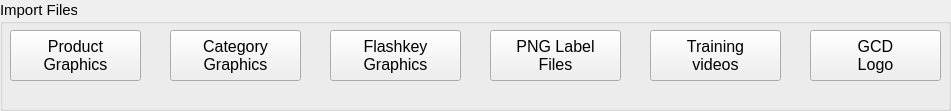
   <widget class="QGroupBox" name="gbImport">
    <property name="geometry">
     <rect>
      <x>1040</x>
      <y>160</y>
      <width>951</width>
      <height>111</height>
     </rect>
    </property>
    <property name="sizePolicy">
     <sizepolicy hsizetype="Fixed" vsizetype="Fixed">
      <horstretch>0</horstretch>
      <verstretch>0</verstretch>
     </sizepolicy>
    </property>
    <property name="minimumSize">
     <size>
      <width>951</width>
      <height>111</height>
     </size>
    </property>
    <property name="maximumSize">
     <size>
      <width>951</width>
      <height>111</height>
     </size>
    </property>
    <property name="font">
     <font>
      <pointsize>11</pointsize>
     </font>
    </property>
    <property name="title">
     <string>Import Files</string>
    </property>
    <widget class="QPushButton" name="btnImportProdGraphics">
     <property name="geometry">
      <rect>
       <x>10</x>
       <y>30</y>
       <width>131</width>
       <height>51</height>
      </rect>
     </property>
     <property name="sizePolicy">
      <sizepolicy hsizetype="Fixed" vsizetype="Fixed">
       <horstretch>0</horstretch>
       <verstretch>0</verstretch>
      </sizepolicy>
     </property>
     <property name="minimumSize">
      <size>
       <width>131</width>
       <height>51</height>
      </size>
     </property>
     <property name="maximumSize">
      <size>
       <width>131</width>
       <height>51</height>
      </size>
     </property>
     <property name="font">
      <font>
       <pointsize>12</pointsize>
      </font>
     </property>
     <property name="text">
      <string>Product
Graphics</string>
     </property>
    </widget>
    <widget class="QPushButton" name="btnImportFlashGraphics">
     <property name="geometry">
      <rect>
       <x>330</x>
       <y>30</y>
       <width>131</width>
       <height>51</height>
      </rect>
     </property>
     <property name="sizePolicy">
      <sizepolicy hsizetype="Fixed" vsizetype="Fixed">
       <horstretch>0</horstretch>
       <verstretch>0</verstretch>
      </sizepolicy>
     </property>
     <property name="minimumSize">
      <size>
       <width>131</width>
       <height>51</height>
      </size>
     </property>
     <property name="maximumSize">
      <size>
       <width>131</width>
       <height>51</height>
      </size>
     </property>
     <property name="font">
      <font>
       <pointsize>12</pointsize>
      </font>
     </property>
     <property name="text">
      <string>Flashkey
Graphics</string>
     </property>
    </widget>
    <widget class="QPushButton" name="btnImportGcdGraphics">
     <property name="geometry">
      <rect>
       <x>810</x>
       <y>30</y>
       <width>131</width>
       <height>51</height>
      </rect>
     </property>
     <property name="sizePolicy">
      <sizepolicy hsizetype="Fixed" vsizetype="Fixed">
       <horstretch>0</horstretch>
       <verstretch>0</verstretch>
      </sizepolicy>
     </property>
     <property name="minimumSize">
      <size>
       <width>131</width>
       <height>51</height>
      </size>
     </property>
     <property name="maximumSize">
      <size>
       <width>131</width>
       <height>51</height>
      </size>
     </property>
     <property name="font">
      <font>
       <pointsize>12</pointsize>
      </font>
     </property>
     <property name="text">
      <string>GCD
Logo</string>
     </property>
    </widget>
    <widget class="QPushButton" name="btnImportCatGraphis">
     <property name="geometry">
      <rect>
       <x>170</x>
       <y>30</y>
       <width>131</width>
       <height>51</height>
      </rect>
     </property>
     <property name="sizePolicy">
      <sizepolicy hsizetype="Fixed" vsizetype="Fixed">
       <horstretch>0</horstretch>
       <verstretch>0</verstretch>
      </sizepolicy>
     </property>
     <property name="minimumSize">
      <size>
       <width>131</width>
       <height>51</height>
      </size>
     </property>
     <property name="maximumSize">
      <size>
       <width>131</width>
       <height>51</height>
      </size>
     </property>
     <property name="font">
      <font>
       <pointsize>12</pointsize>
      </font>
     </property>
     <property name="text">
      <string>Category
Graphics</string>
     </property>
    </widget>
    <widget class="QPushButton" name="btnImportTrainingVideos">
     <property name="geometry">
      <rect>
       <x>650</x>
       <y>30</y>
       <width>131</width>
       <height>51</height>
      </rect>
     </property>
     <property name="sizePolicy">
      <sizepolicy hsizetype="Fixed" vsizetype="Fixed">
       <horstretch>0</horstretch>
       <verstretch>0</verstretch>
      </sizepolicy>
     </property>
     <property name="minimumSize">
      <size>
       <width>131</width>
       <height>51</height>
      </size>
     </property>
     <property name="maximumSize">
      <size>
       <width>131</width>
       <height>51</height>
      </size>
     </property>
     <property name="font">
      <font>
       <pointsize>12</pointsize>
      </font>
     </property>
     <property name="text">
      <string>Training
videos</string>
     </property>
    </widget>
    <widget class="QPushButton" name="btnImportLabelGraphics">
     <property name="geometry">
      <rect>
       <x>490</x>
       <y>30</y>
       <width>131</width>
       <height>51</height>
      </rect>
     </property>
     <property name="sizePolicy">
      <sizepolicy hsizetype="Fixed" vsizetype="Fixed">
       <horstretch>0</horstretch>
       <verstretch>0</verstretch>
      </sizepolicy>
     </property>
     <property name="minimumSize">
      <size>
       <width>131</width>
       <height>51</height>
      </size>
     </property>
     <property name="maximumSize">
      <size>
       <width>131</width>
       <height>51</height>
      </size>
     </property>
     <property name="font">
      <font>
       <pointsize>12</pointsize>
      </font>
     </property>
     <property name="text">
      <string>PNG Label
Files</string>
     </property>
    </widget>
   </widget>
